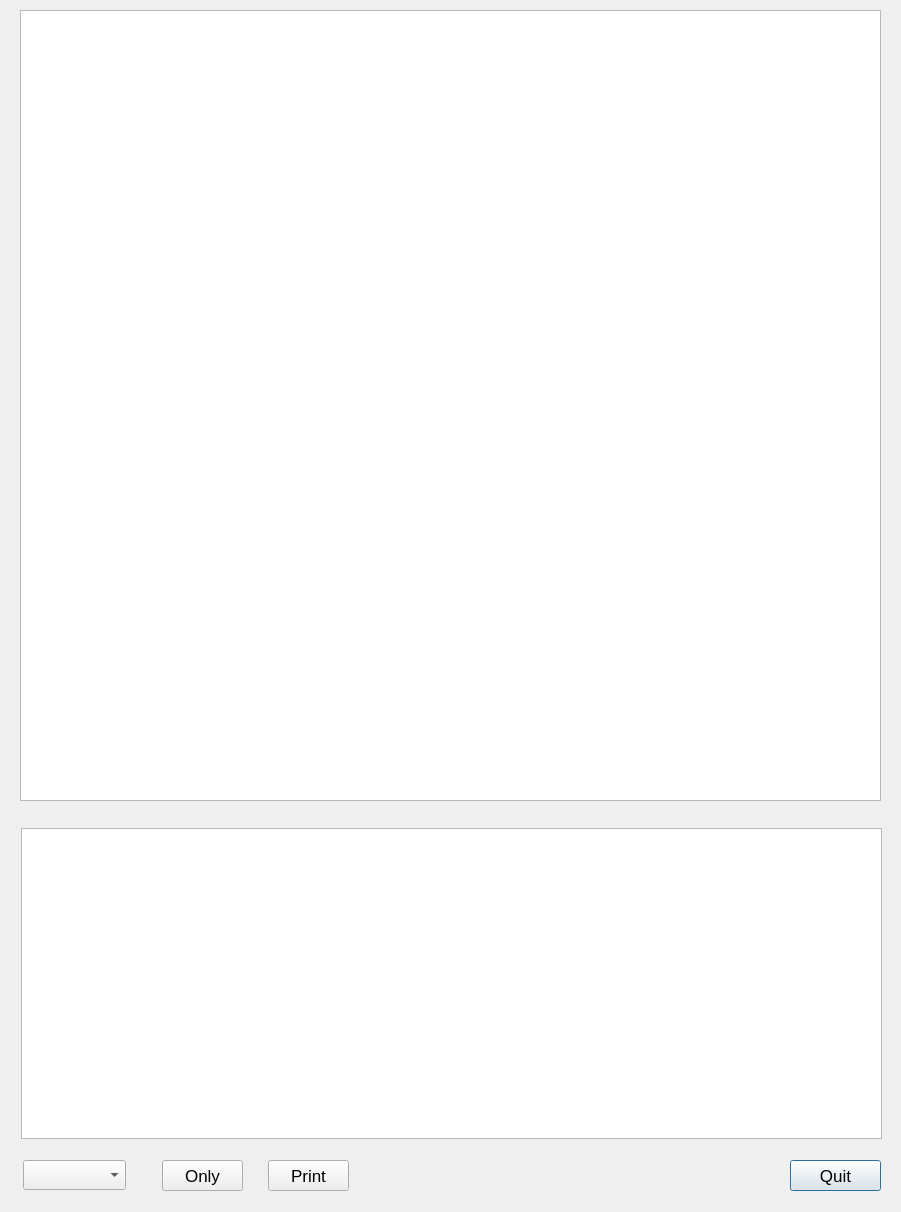
<?xml version="1.0" encoding="UTF-8"?>
<ui version="4.0">
 <class>GenDialog</class>
 <widget class="QDialog" name="GenDialog">
  <property name="geometry">
   <rect>
    <x>0</x>
    <y>0</y>
    <width>901</width>
    <height>1212</height>
   </rect>
  </property>
  <property name="font">
   <font>
    <pointsize>13</pointsize>
   </font>
  </property>
  <widget class="QTableView" name="tableView">
   <property name="geometry">
    <rect>
     <x>20</x>
     <y>10</y>
     <width>861</width>
     <height>791</height>
    </rect>
   </property>
   <property name="font">
    <font>
     <pointsize>11</pointsize>
    </font>
   </property>
  </widget>
  <widget class="QTableView" name="tableViewTotal">
   <property name="geometry">
    <rect>
     <x>21</x>
     <y>828</y>
     <width>861</width>
     <height>311</height>
    </rect>
   </property>
  </widget>
  <widget class="QPushButton" name="buttonQuit">
   <property name="geometry">
    <rect>
     <x>790</x>
     <y>1160</y>
     <width>91</width>
     <height>31</height>
    </rect>
   </property>
   <property name="text">
    <string>Quit</string>
   </property>
  </widget>
  <widget class="QComboBox" name="comboBox">
   <property name="geometry">
    <rect>
     <x>23</x>
     <y>1160</y>
     <width>103</width>
     <height>30</height>
    </rect>
   </property>
  </widget>
  <widget class="QPushButton" name="buttonPrint">
   <property name="geometry">
    <rect>
     <x>268</x>
     <y>1160</y>
     <width>81</width>
     <height>31</height>
    </rect>
   </property>
   <property name="text">
    <string>Print</string>
   </property>
  </widget>
  <widget class="QPushButton" name="buttonOnly">
   <property name="geometry">
    <rect>
     <x>162</x>
     <y>1160</y>
     <width>81</width>
     <height>31</height>
    </rect>
   </property>
   <property name="text">
    <string>Only</string>
   </property>
  </widget>
 </widget>
 <resources/>
 <connections/>
</ui>
